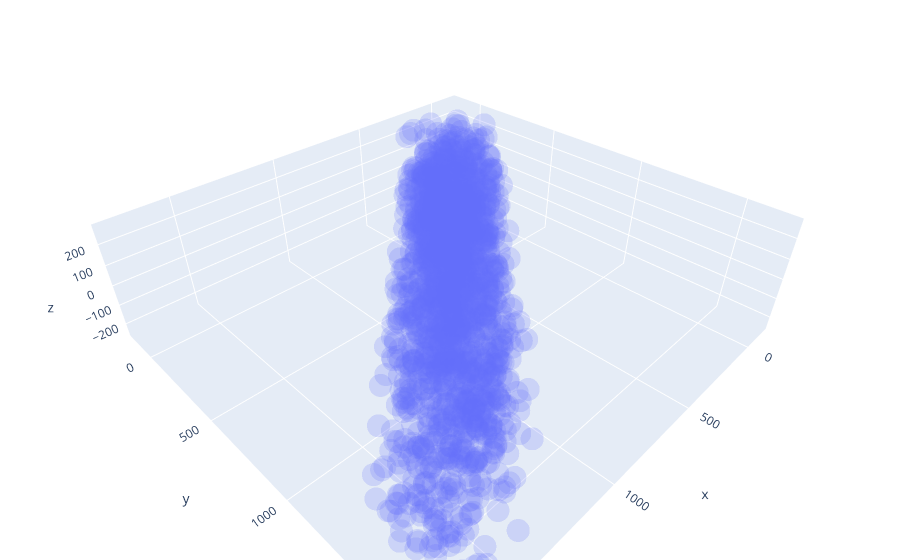

Notebook cell for this chart:
### Code cell
# defining all 3 axis
z = data.z
x = data.x
y = data.y

import plotly.express as px
fig = px.scatter_3d(data, x='x', y='y', z='z',opacity=0.2)

# tight layout
fig.update_layout(margin=dict(l=0, r=0, b=0, t=0))

### Figure 1 — Plotly figure (JSON) as saved in the notebook; plotly's stock layout.template omitted (floating-point values rounded to 4 significant figures; data arrays with more than 128 entries replaced by an {"elided": "..."} marker saying what was removed)
{"data": [{"hovertemplate": "x=%{x}<br>y=%{y}<br>z=%{z}<extra></extra>", "legendgroup": "", "marker": {"color": "#636efa", "opacity": 0.2, "symbol": "circle"}, "mode": "markers", "name": "", "scene": "scene", "showlegend": false, "type": "scatter3d", "x": {"elided": "1533 int values"}, "y": {"elided": "1533 int values"}, "z": {"elided": "1533 int values"}}], "layout": {"legend": {"tracegroupgap": 0}, "margin": {"b": 0, "l": 0, "r": 0, "t": 0}, "scene": {"domain": {"x": [0, 1], "y": [0, 1]}, "xaxis": {"title": {"text": "x"}}, "yaxis": {"title": {"text": "y"}}, "zaxis": {"title": {"text": "z"}}}}}
